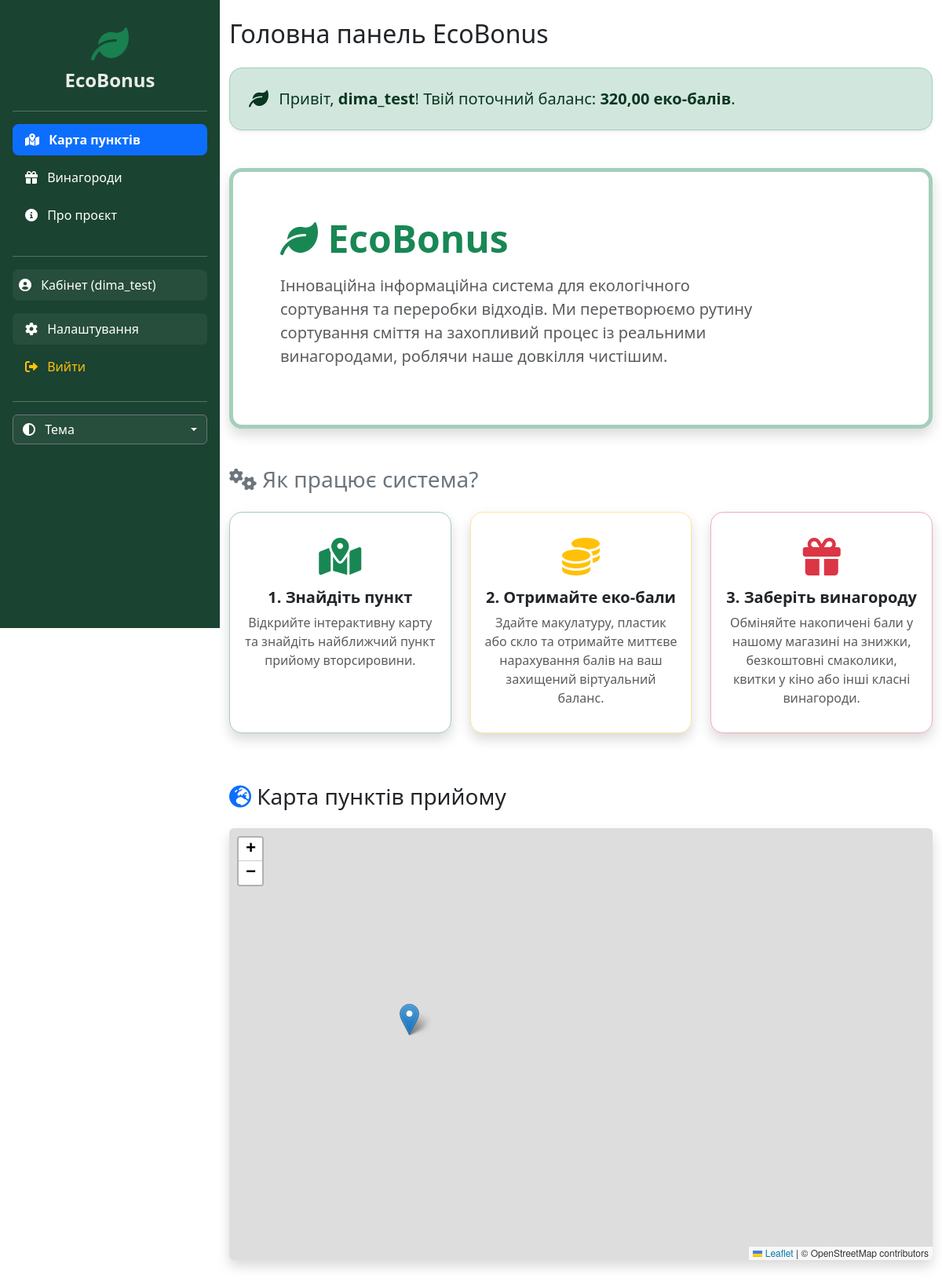
The app's page / (signed in), older data.
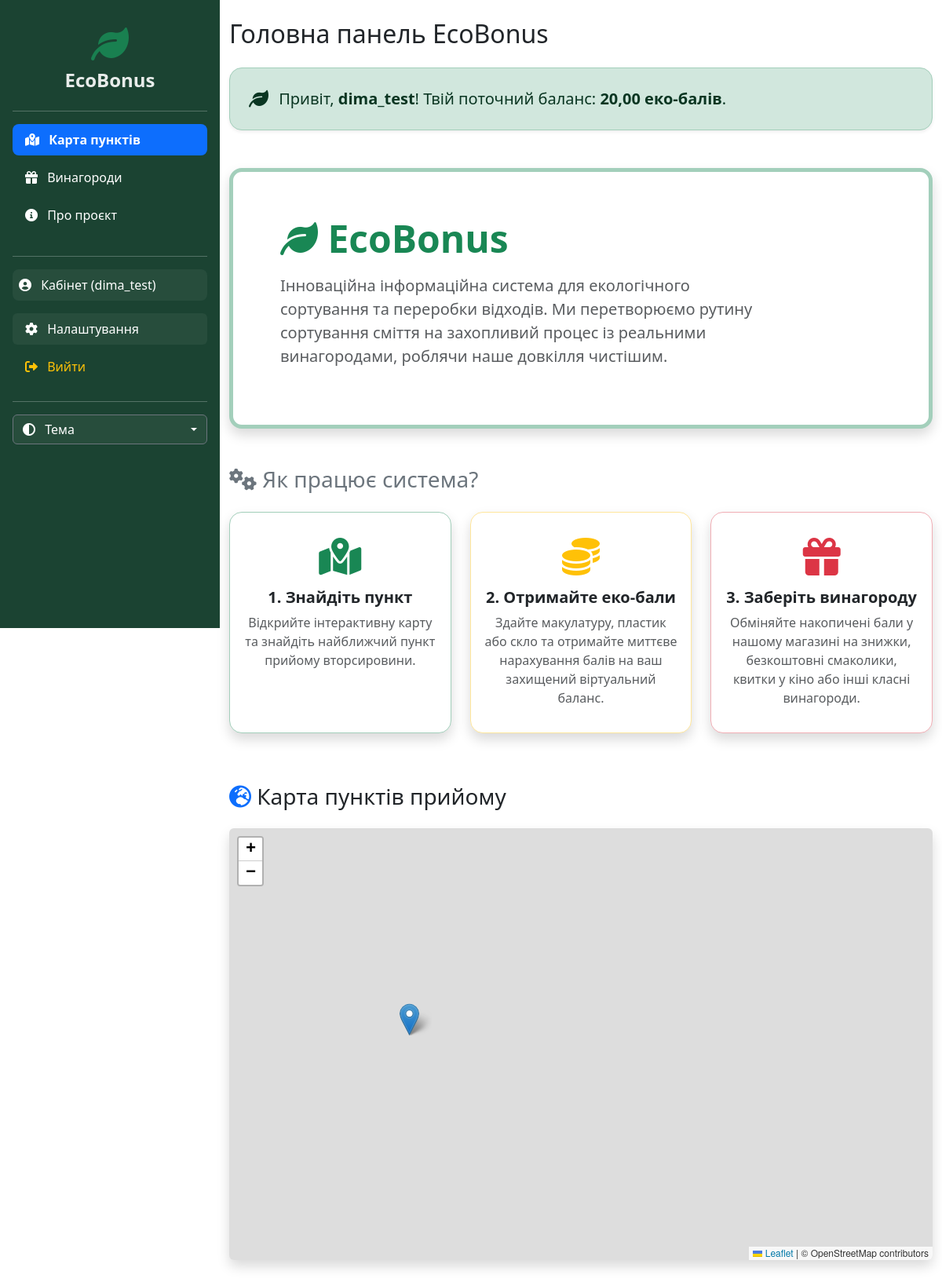
The same page, newer data.
### main/models.py (models this page shows, shortened)
class UserProfile(models.Model):
    user = models.OneToOneField(User, on_delete=models.CASCADE)
    balance = models.DecimalField('Баланс еко-балів', max_digits=10, decimal_places=2, default=0.00)
    is_partner = models.BooleanField(default=False, verbose_name="Це акаунт пункту прийому (Партнер)?")
    is_store = models.BooleanField(default=False, verbose_name='Магазин-партнер')
    phone_number = models.CharField('Номер телефону', max_length=20, blank=True, null=True)
    birth_date = models.DateField('Дата народження', blank=True, null=True)

### main/views.py (the view)
# urls.py: path('', views.index, name='home'),
def index(request):
    points = RecyclingPoint.objects.all()
    points_data = []
    for point in points:
        points_data.append({
            'id': point.id,
            'name': point.name,
            'lat': point.latitude,
            'lon': point.longitude,
            'address': point.address
        })
    context = {
        'points_json': json.dumps(points_data),
    }
    if request.user.is_authenticated:
        profile, created = UserProfile.objects.get_or_create(user=request.user)
        context['balance'] = profile.balance
    return render(request, 'main/index.html', context)

### main/templates/main/index.html (shortened to what the changed rows need)
{% extends 'main/layout.html' %}
{% block extra_head %}
    <link rel="stylesheet" href="https://unpkg.com/leaflet/dist/leaflet.css" />
{% endblock %}
{% block content %}
<div class="container mt-4 mb-5">
    <h2 class="mb-4">Головна панель EcoBonus</h2>
{% if user.is_authenticated %}
        {% if user.userprofile.is_partner %}
            <div class="alert alert-success shadow-sm mb-5 rounded-4 p-4 fs-5">
                <i class="fa-solid fa-building-circle-check me-2 fa-lg"></i>
                Привіт, <strong>{{ user.username }}</strong>! Ви увійшли як пункт прийому.
                <a href="{% url 'partner_panel' %}" class="alert-link fw-bold ms-3">
                    Перейти до управління <i class="fa-solid fa-arrow-right"></i>
                </a>
            </div>
        {% else %}
            <div class="alert alert-success shadow-sm mb-5 rounded-4 p-4 fs-5">
                <i class="fa-solid fa-leaf me-2 fa-lg"></i> Привіт, <strong>{{ user.username }}</strong>! Твій поточний баланс: <strong>{{ balance }} еко-балів</strong>.
            </div>
        {% endif %}
    {% else %}
        <div class="alert alert-primary shadow-sm mb-5 rounded-4 p-4 fs-5">
            <i class="fa-solid fa-circle-info me-2 fa-lg"></i> Увійдіть у систему, щоб накопичувати бали за здачу вторсировини та обмінювати їх на винагороди.
        </div>
    {% endif %}
    <div class="p-5 mb-5 bg-body rounded-4 shadow border border-success-subtle border-start border-success border-5">
        <div class="container-fluid py-2">
            <h1 class="display-5 fw-bold text-success"><i class="fa-solid fa-leaf"></i> EcoBonus</h1>
        </div>
    </div>
</div>
{% endblock %}

Row changes from the older to the newer data that the page shows:
changed UserProfile: balance "320,00" → "20,00"
